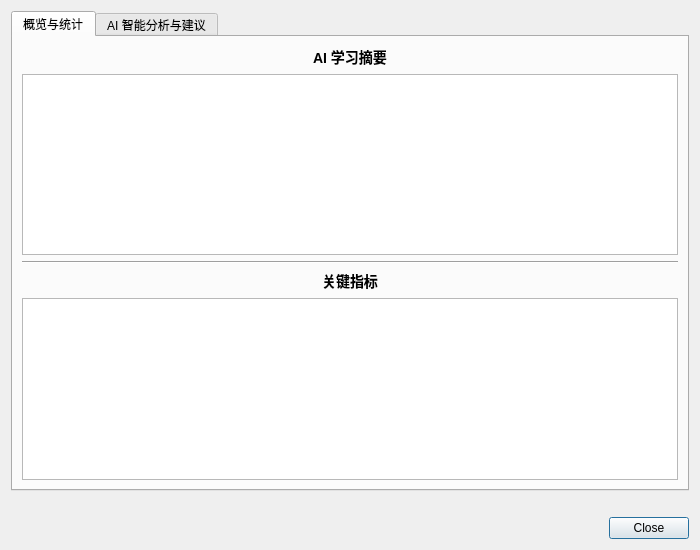
<?xml version="1.0" encoding="UTF-8"?>
<ui version="4.0">
 <class>ReportDisplayDialog</class>
 <widget class="QDialog" name="ReportDisplayDialog">
  <property name="geometry">
   <rect>
    <x>0</x>
    <y>0</y>
    <width>700</width>
    <height>550</height>
   </rect>
  </property>
  <property name="windowTitle">
   <string>学习报告</string>
  </property>
  <property name="modal">
   <bool>true</bool>
  </property>
  <layout class="QVBoxLayout" name="verticalLayout_Main">
   <item>
    <widget class="QTabWidget" name="tabWidget">
     <property name="currentIndex">
      <number>0</number>
     </property>
     <widget class="QWidget" name="overviewTab">
      <attribute name="title">
       <string>概览与统计</string>
      </attribute>
      <layout class="QVBoxLayout" name="verticalLayout_Overview">
       <item>
        <widget class="QLabel" name="labelSummaryTitle">
         <property name="text">
          <string>&lt;h3&gt;AI 学习摘要&lt;/h3&gt;</string>
         </property>
         <property name="alignment">
          <set>Qt::AlignCenter</set>
         </property>
        </widget>
       </item>
       <item>
        <widget class="QTextBrowser" name="summaryTextBrowser">
         <property name="readOnly">
          <bool>true</bool>
         </property>
        </widget>
       </item>
       <item>
        <widget class="Line" name="line_overview">
         <property name="orientation">
          <enum>Qt::Horizontal</enum>
         </property>
        </widget>
       </item>
       <item>
        <widget class="QLabel" name="labelMetricsTitle">
         <property name="text">
          <string>&lt;h3&gt;关键指标&lt;/h3&gt;</string>
         </property>
         <property name="alignment">
          <set>Qt::AlignCenter</set>
         </property>
        </widget>
       </item>
       <item>
        <widget class="QTextBrowser" name="metricsTextBrowser">
         <property name="readOnly">
          <bool>true</bool>
         </property>
        </widget>
       </item>
      </layout>
     </widget>
     <widget class="QWidget" name="llmInsightsTab">
      <attribute name="title">
       <string>AI 智能分析与建议</string>
      </attribute>
      <layout class="QVBoxLayout" name="verticalLayout_LLM">
       <item>
        <widget class="QLabel" name="labelPositives">
         <property name="text">
          <string>&lt;h4&gt;积极方面：&lt;/h4&gt;</string>
         </property>
        </widget>
       </item>
       <item>
        <widget class="QTextBrowser" name="positivesTextBrowser">
         <property name="readOnly">
          <bool>true</bool>
         </property>
         <property name="minimumSize">
          <size>
           <width>0</width>
           <height>80</height>
          </size>
         </property>
        </widget>
       </item>
       <item>
        <widget class="QLabel" name="labelImprovements">
         <property name="text">
          <string>&lt;h4&gt;待改进方面：&lt;/h4&gt;</string>
         </property>
        </widget>
       </item>
       <item>
        <widget class="QTextBrowser" name="improvementsTextBrowser">
         <property name="readOnly">
          <bool>true</bool>
         </property>
         <property name="minimumSize">
          <size>
           <width>0</width>
           <height>80</height>
          </size>
         </property>
        </widget>
       </item>
       <item>
        <widget class="QLabel" name="labelSuggestions">
         <property name="text">
          <string>&lt;h4&gt;行动建议：&lt;/h4&gt;</string>
         </property>
        </widget>
       </item>
       <item>
        <widget class="QTextBrowser" name="suggestionsTextBrowser">
         <property name="readOnly">
          <bool>true</bool>
         </property>
         <property name="minimumSize">
          <size>
           <width>0</width>
           <height>80</height>
          </size>
         </property>
        </widget>
       </item>
       <item>
        <spacer name="verticalSpacer_LLM">
         <property name="orientation">
          <enum>Qt::Vertical</enum>
         </property>
         <property name="sizeHint" stdset="0">
          <size>
           <width>20</width>
           <height>5</height>
          </size>
         </property>
        </spacer>
       </item>
      </layout>
     </widget>
    </widget>
   </item>
   <item>
    <widget class="QLabel" name="reportStatusLabel">
     <property name="text">
      <string/>
     </property>
     <property name="wordWrap">
      <bool>true</bool>
     </property>
     <property name="alignment">
      <set>Qt::AlignLeading|Qt::AlignLeft|Qt::AlignVCenter</set>
     </property>
    </widget>
   </item>
   <item>
    <widget class="QDialogButtonBox" name="buttonBox">
     <property name="orientation">
      <enum>Qt::Horizontal</enum>
     </property>
     <property name="standardButtons">
      <set>QDialogButtonBox::Close</set>
     </property>
    </widget>
   </item>
  </layout>
 </widget>
 <resources/>
 <connections>
  <connection>
   <sender>buttonBox</sender>
   <signal>accepted()</signal>
   <receiver>ReportDisplayDialog</receiver>
   <slot>accept()</slot>
   <hints>
    <hint type="sourcelabel">
     <x>248</x>
     <y>254</y>
    </hint>
    <hint type="destinationlabel">
     <x>157</x>
     <y>274</y>
    </hint>
   </hints>
  </connection>
  <connection>
   <sender>buttonBox</sender>
   <signal>rejected()</signal>
   <receiver>ReportDisplayDialog</receiver>
   <slot>reject()</slot>
   <hints>
    <hint type="sourcelabel">
     <x>316</x>
     <y>260</y>
    </hint>
    <hint type="destinationlabel">
     <x>286</x>
     <y>274</y>
    </hint>
   </hints>
  </connection>
 </connections>
</ui>
